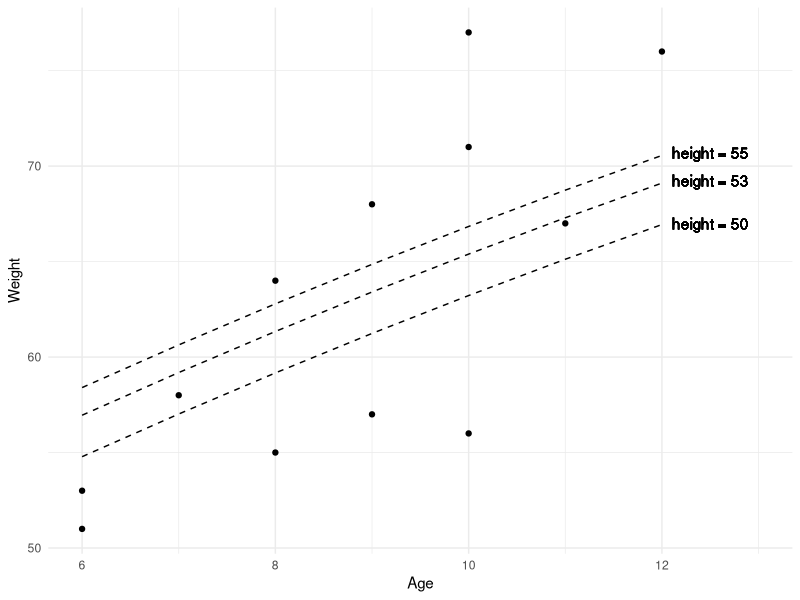
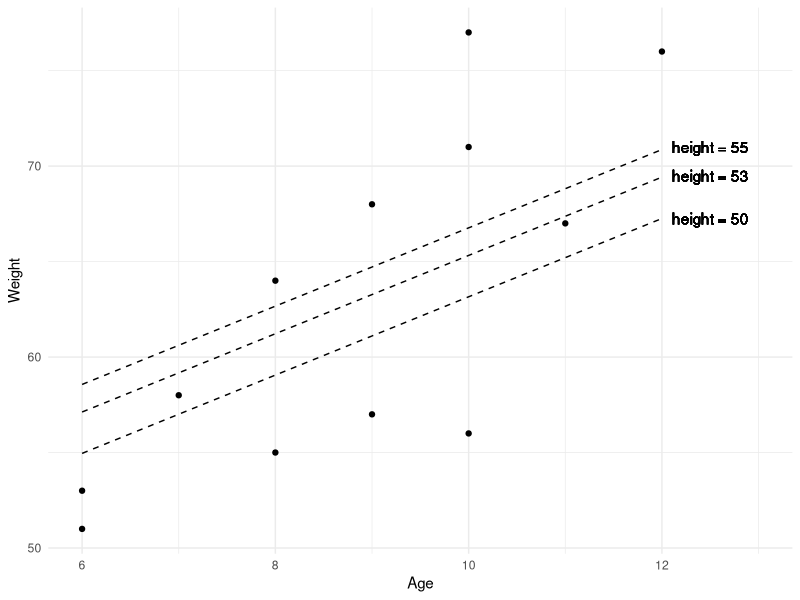

These charts were generated, in order, by the following R code:
library(tidyverse)

wgt <- c(64, 71, 53, 67, 55, 58, 77, 57, 56, 51, 76, 68)
hgt <- c(57, 59, 49, 62, 51, 50, 55, 48, 42, 42, 61, 57)
age <- c(8, 10, 6, 11, 8, 7, 10, 9, 10, 6, 12, 9)

one <- tibble(wgt, hgt, age)

# create age^2 variable
one$age2 <- one$age^2

###########
# MODEL 1 #
###########

m1 <- lm(wgt ~ hgt + age + age2, data=one)

summary(m1)

c1 <- coefficients(m1)

# graph holding height constant

# add variables containing y hat
one$pred50_m1 <- c1[[1]] + c1[[2]]*50 + c1[[3]]*one$age + c1[[4]]*one$age2
one$pred53_m1 <- c1[[1]] + c1[[2]]*53 + c1[[3]]*one$age + c1[[4]]*one$age2
one$pred55_m1 <- c1[[1]] + c1[[2]]*55 + c1[[3]]*one$age + c1[[4]]*one$age2

ggplot(one, aes(x=age, y=wgt)) +
  geom_point() +
  geom_line(aes(y = pred50_m1), color = "black", linetype = "dashed") +
  geom_line(aes(y = pred53_m1), color = "black", linetype = "dashed") +
  geom_line(aes(y = pred55_m1), color = "black", linetype = "dashed") +
  geom_text(aes(x = 12.5, y = 70.7, label = "height = 55")) + 
  geom_text(aes(x = 12.5, y = 69.25, label = "height = 53")) +
  geom_text(aes(x = 12.5, y = 67, label = "height = 50")) +
  xlab("Age") + xlim(6, 13) +
  ylab("Weight") +
  theme_minimal()

# ANOVA table
anova(m1)

###########
# MODEL 2 #
###########

m2 <- lm(wgt ~ hgt + age, data=one)

summary(m2)

c2 <- coefficients(m2)

# Graph holding height constant

# add variables containing y hat
one$pred50_m2 <- c2[[1]] + c2[[2]]*50 + c2[[3]]*one$age 
one$pred53_m2 <- c2[[1]] + c2[[2]]*53 + c2[[3]]*one$age 
one$pred55_m2 <- c2[[1]] + c2[[2]]*55 + c2[[3]]*one$age 

ggplot(one, aes(x=age, y=wgt)) +
  geom_point() +
  geom_line(aes(y = pred50_m2), color = "black", linetype = "dashed") +
  geom_line(aes(y = pred53_m2), color = "black", linetype = "dashed") +
  geom_line(aes(y = pred55_m2), color = "black", linetype = "dashed") +
  geom_text(aes(x = 12.5, y = 71, label = "height = 55")) + 
  geom_text(aes(x = 12.5, y = 69.5, label = "height = 53")) +
  geom_text(aes(x = 12.5, y = 67.25, label = "height = 50")) +
  xlab("Age") + xlim(6, 13) +
  ylab("Weight") +
  theme_minimal()

# ANOVA table
anova(m2)